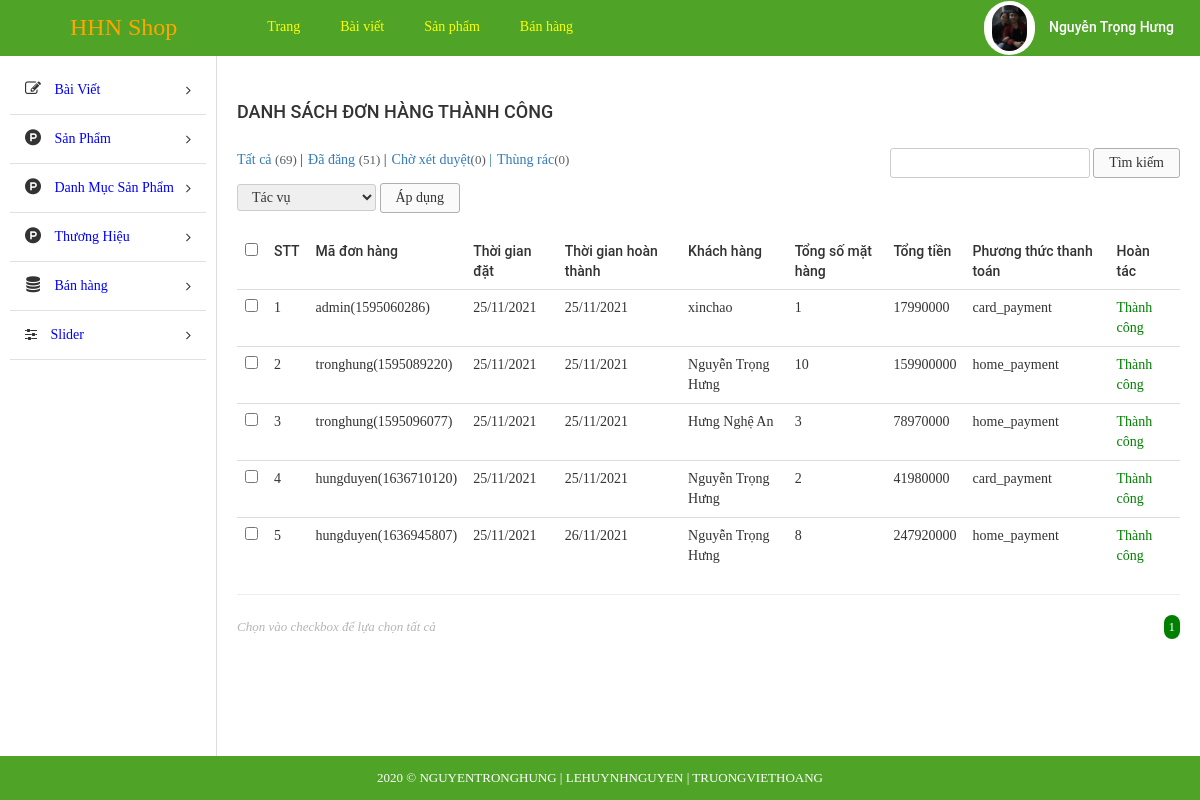
Page /admin/index.php?modules=orders&controllers=index&action=list (signed in) on the committed database.
### tables this page shows
CREATE TABLE `tbl_order` (
  `id` int(11) NOT NULL,
  `custom_id` int(11) NOT NULL,
  `total_price` float NOT NULL,
  `total_num_product` int(11) NOT NULL,
  `create_date` varchar(255) NOT NULL,
  `note` text NOT NULL,
  `payment_method` varchar(255) NOT NULL,
  `status` enum('Thành công','Chờ xác nhận','Hủy','') NOT NULL,
  `id_cart` int(11) NOT NULL,
  `time` varchar(255) NOT NULL,
  `code` varchar(255) NOT NULL,
  `date_confirm` varchar(255) NOT NULL
);

### admin/libraries/database.php (called while the page is built, shortened)
<?php
function db_query($query_string) {
    global $conn;
    $result = mysqli_query($conn, $query_string);
    return $result;
}
function db_fetch_row($query_string) {
    $mysqli_result = db_query($query_string);
    $result = mysqli_fetch_assoc($mysqli_result);
    return $result;
}
function db_fetch_array($query_string) {
    $result = array();
    $mysqli_result = db_query($query_string);
    while ($row = mysqli_fetch_assoc($mysqli_result)) {
        $result[] = $row;
    }
    return $result;
}

### admin/modules/orders/models/indexModel.php (called while the page is built, shortened)
<?php
function getAllOrder(){
	return db_fetch_array("SELECT * FROM `tbl_order` WHERE `status` ='Thành công'");
}
function getNameCus($id){
	$data = db_fetch_row("SELECT * FROM `tbl_customer` WHERE `id` = '$id'");
	return $data['fullname'];
}
 ?>

### admin/modules/orders/controllers/indexController.php (called while the page is built, shortened)
<?php
function listAction() {
	$data_tmp = getAllOrder();
	foreach ($data_tmp as $key => $value) {
		$data_tmp[$key]['fullname'] = getNameCus($data_tmp[$key]['custom_id']);
	}
	if(!empty($_GET['page'])){
		$page = $_GET['page'];
	}else{
		$page =1;
	}
	$numProduct = count($data_tmp);
	$productOnPage = 5;
	$num = ceil($numProduct/$productOnPage);
	$start = ($page - 1) * $productOnPage;
	$res =[];
	for ($i=$start; $i < $start+$productOnPage; $i++) {
		if(isset($data_tmp[$i]))
        $res[] = $data_tmp[$i];
	};
	$data = [$res, $num, $page];
	load_view('list',$data);
}
?>

### admin/core/router.php (called while the page is built, shortened)
<?php
$action_name = get_action().'Action';
call_function(array('construct', $action_name));

### admin/core/appload.php (called while the page is built, shortened)
<?php
require CONFIGPATH . DIRECTORY_SEPARATOR . 'database.php';
require LIBPATH . DIRECTORY_SEPARATOR . 'database.php';
require COREPATH . DIRECTORY_SEPARATOR . 'base.php';
require COREPATH . DIRECTORY_SEPARATOR . 'router.php';

### admin/index.php (called while the page is built, shortened)
<?php
require COREPATH.DIRECTORY_SEPARATOR.'appload.php';

### admin/modules/orders/views/listView.php (the view, shortened to what this page needs)
<div id="main-content-wp" class="list-product-page">
    <div class="wrap clearfix">
        <div id="content" class="fl-right">
            <div class="section" id="title-page">
                <div class="clearfix">
                    <h3 id="index" class="fl-left">Danh sách đơn hàng thành công</h3>
                </div>
            </div>
            <div class="section" id="detail-page">
                <div class="section-detail">
                    <div class="filter-wp clearfix">
                        <ul class="post-status fl-left">
                            <li class="all"><a href="">Tất cả <span class="count">(69)</span></a> |</li>
                            <li class="publish"><a href="">Đã đăng <span class="count">(51)</span></a> |</li>
                            <li class="pending"><a href="">Chờ xét duyệt<span class="count">(0)</span> |</a></li>
                            <li class="pending"><a href="">Thùng rác<span class="count">(0)</span></a></li>
                        </ul>
                        <form method="GET" class="form-s fl-right">
                            <input type="text" name="s" id="s">
                            <input type="submit" name="sm_s" value="Tìm kiếm">
                        </form>
                    </div>
                    <div class="actions">
                        <form method="GET" action="" class="form-actions">
                            <select name="actions">
                                <option value="0">Tác vụ</option>
                            </select>
                            <input type="submit" name="sm_action" value="Áp dụng">
                        </form>
                    </div>
                    <div class="table-responsive">
                        <table class="table list-table-wp">
                            <thead>
                                <tr>
                                    <td><input type="checkbox" name="checkAll" id="checkAll"></td>
                                    <td><span class="thead-text">STT</span></td>
                                    <td><span class="thead-text">Mã đơn hàng</span></td>
                                    <td><span class="thead-text">Thời gian đặt</span></td>
                                    <td><span class="thead-text">Thời gian hoàn thành</span></td>
                                    <td><span class="thead-text">Khách hàng</span></td>
                                    <td><span class="thead-text">Tổng số mặt hàng</span></td>
                                    <td><span class="thead-text">Tổng tiền</span></td>
                                    <td><span class="thead-text">Phương thức thanh toán</span></td>
                                    <td><span class="thead-text">Hoàn tác</span></td>
                                </tr>
                            </thead>
                            <tbody>
                                <?php if(!empty($data['0'])) foreach ($data['0'] as $key => $value) {?>
                                <tr>
                                    <td><input type="checkbox" name="checkItem" class="checkItem"></td>
                                    <td><span class="tbody-text"><?php echo ($key +1); ?></span></td>
                                    <td><span class="tbody-text"><?php  echo $value['code']; ?></span></td>
                                    <td><span class="tbody-text"><?php  echo $value['create_date']; ?></span></td>
                                    <td><span class="tbody-text"><?php  echo $value['date_confirm']; ?></span></td>
                                    <td><span class="tbody-text"><?php  echo $value['fullname']; ?></span></td>
                                    <td><span class="tbody-text"><?php  echo $value['total_num_product']; ?></span></td>
                                    <td><span class="tbody-text"><?php  echo $value['total_price']; ?></h3></span>
                                    <td><span class="tbody-text"><?php  echo $value['payment_method']; ?></span></td>
                                    <td><span class="tbody-text" style="color: green;">Thành công</span></td>
                                </tr>
                                <?php }; ?>
                            </tbody>
                        </table>
                        <hr>
                    </div>
                </div>
            </div>
            <div class="section" id="paging-wp">
                <div class="section-detail clearfix">
                    <p id="desc" class="fl-left">Chọn vào checkbox để lựa chọn tất cả</p>
                    <ul id="list-paging" class="fl-right">
                        <?php for ($i=1; $i <= $data['1'] ; $i++) { ?>
                        <li>
                            <a <?php if($i == $data['2']) echo 'style="background-color: green;color:white; border-radius:300px;"';  ?>  href="?modules=products&controllers=index&action=list&page=<?php echo $i; ?>" title=""><?php echo $i; ?></a>
                        </li>
                        <?php }; ?>
                    </ul>
                </div>
            </div>
        </div>
    </div>
</div>

### admin/core/base.php (shortened to what this page needs)
<?php
function get_module() {
    global $config;
    $module = isset($_GET['modules']) ? $_GET['modules'] : $config['default_module'];
    return $module;
}
function call_function($list_function = array()) {
    if (is_array($list_function)) {
        foreach ($list_function as $f) {
            if (function_exists($f())) {
                $f();
            }
        }
    }
}
function load_view($name, $data_send = array()) {
    $data = $data_send;
    $path = MODULESPATH . DIRECTORY_SEPARATOR . get_module() . DIRECTORY_SEPARATOR . 'views' . DIRECTORY_SEPARATOR . $name . 'View.php';
    if (file_exists($path)) {
        require $path;
    } else {
        echo "Không tìm thấy {$path}";
    }
}
function get_header($name = '') {
    global $data;
    if (empty($name)) {
        $name = 'header';
    } else {
        $name = "header-{$name}";
    }
    $path = LAYOUTPATH . DIRECTORY_SEPARATOR . $name . '.php';
    if (file_exists($path)) {
        if (is_array($data)) {
            foreach ($data as $key => $a) {
                $$key = $a;
            }
        }
        require $path;
    } else {
        echo "Không tìm thấy {$path}";
    }
}
function get_footer($name = '') {
    global $data;
    if (empty($name)) {
        $name = 'footer';
    } else {
        $name = "footer-{$name}";
    }
    $path = LAYOUTPATH . DIRECTORY_SEPARATOR . $name . '.php';
    if (file_exists($path)) {
        if (is_array($data)) {
            foreach ($data as $key => $a) {
                $$key = $a;
            }
        }
        require $path;
    } else {
        echo "Không tìm thấy {$path}";
    }
}
function get_sidebar($name = '') {
    global $data;
    if (empty($name)) {
        $name = 'sidebar';
    } else {
        $name = "sidebar-{$name}";
    }
    $path = LAYOUTPATH . DIRECTORY_SEPARATOR . $name . '.php';
    if (file_exists($path)) {
        if (is_array($data)) {
            foreach ($data as $key => $a) {
                $$key = $a;
            }
        }
        require $path;
    } else {
        echo "Không tìm thấy {$path}";
    }
}
?>

### admin/public/css/import/global.css (style rules this page uses)
body { font-family: "Roboto Regular"; font-size: 14px; line-height: 24px; color: #333; }
.fl-left { float: left; }
.fl-right { float: right; }
ul li { list-style: none!important; }
a { text-decoration: none!important; }

### admin/public/css/import/list_post.css (style rules this page uses)
#content { width: 82%; border-left: 1px solid #ddd; padding: 20px; }
#index { font-family: 'Roboto Medium'; font-weight: normal; text-transform: uppercase; font-size: 18px; padding: 24px 0px; }
.list-table-wp thead tr td { font-family: 'Roboto Medium'; font-weight: normal; }
#paging-wp #desc { font-size: 13px; color: #b5b5b5; font-style: italic; }
#list-paging li { float: left; }
#list-paging li a { display: inline-block; color: #555; font-size: 13px; padding: 0px 5px; }
.filter-wp { margin-bottom: 5px; }
.actions { margin-bottom: 20px; }
.post-status li { float: left; font-size: 14px; margin-right: 5px; }
.post-status li .count { color: #555d66; font-size: 13px; display: inline-block; }
.form-s input[type="text"], .form-actions select { border-radius: 3px; border: 1px solid #ccc; padding: 2px 10px; }
.form-s input[type="submit"], .form-actions input[type="submit"] { border-radius: 3px; border: 1px solid #afafaf; padding: 2px 15px; background: #fafafa; }
.form-actions select { padding: 4px 10px; }

### admin/public/css/import/menu.css (style rules this page uses)
.actions select { border-radius: 3px; border: 1px solid #ccc; padding: 4px 10px; }

### admin/public/css/import/detail_order.css (style rules this page uses)
.table { margin-bottom: 0!important; }

### rows in the picture
tbl_order: code "admin(1595060286)", create_date "25/11/2021", date_confirm "25/11/2021", fullname "xinchao", total_num_product "1", total_price "17990000", payment_method "card_payment"
tbl_order: code "tronghung(1595089220)", create_date "25/11/2021", date_confirm "25/11/2021", fullname "Nguyễn Trọng Hưng", total_num_product "10", total_price "159900000", payment_method "home_payment"
tbl_order: code "tronghung(1595096077)", create_date "25/11/2021", date_confirm "25/11/2021", fullname "Hưng Nghệ An", total_num_product "3", total_price "78970000", payment_method "home_payment"
tbl_order: code "hungduyen(1636710120)", create_date "25/11/2021", date_confirm "25/11/2021", fullname "Nguyễn Trọng Hưng", total_num_product "2", total_price "41980000", payment_method "card_payment"
tbl_order: code "hungduyen(1636945807)", create_date "25/11/2021", date_confirm "26/11/2021", fullname "Nguyễn Trọng Hưng", total_num_product "8", total_price "247920000", payment_method "home_payment"
